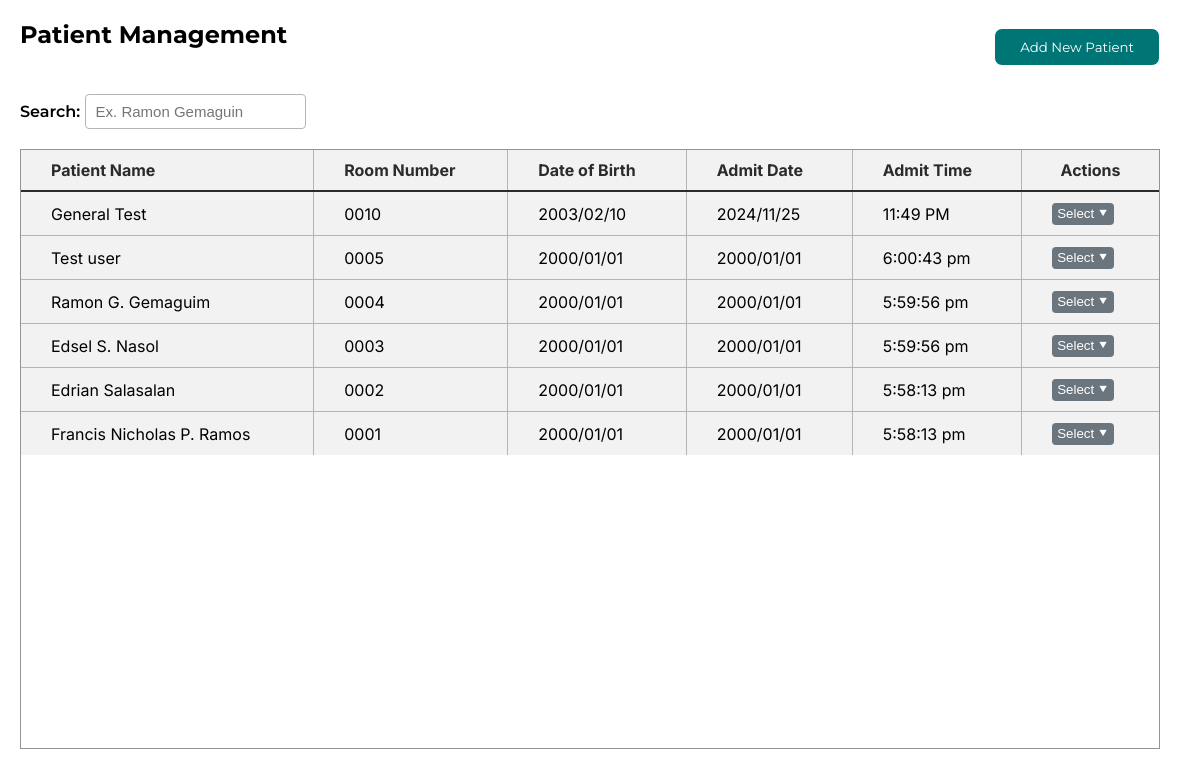
The page /admin/management.php (signed in) on the database its author committed.
### tables this page shows
CREATE TABLE `patient_management` (
  `id` int(11) NOT NULL,
  `patient_name` varchar(255) NOT NULL,
  `room_number` varchar(5) NOT NULL,
  `date_of_birth` varchar(50) NOT NULL,
  `admit_date` varchar(255) NOT NULL,
  `admit_time` varchar(50) NOT NULL,
  `actions` varchar(255) NOT NULL
);

### admin/function/management/display_patient.php (the view, shortened to what this page needs)
<?php
include 'db.php';
$sql = "SELECT id, patient_name, room_number, date_of_birth, admit_date, admit_time FROM patient_management ORDER BY id DESC";
$result = $conn->query($sql);
if ($result->num_rows > 0) {
    while($row = $result->fetch_assoc()) {
        echo "<tr>
                <td>{$row['patient_name']}</td>
                <td>{$row['room_number']}</td>
                <td>{$row['date_of_birth']}</td>
                <td>{$row['admit_date']}</td>
                <td>{$row['admit_time']}</td>
                <td>
                    <div class='dropdown'>
                        <button class='dropdown-button' onclick='toggleDropdown(event)'>Select &#11206;</button>
                        <div class='dropdown-menu'>
                            <a href='#' onclick=\"openEditModal(
                                '{$row['id']}',
                                '{$row['patient_name']}',
                                '{$row['room_number']}',
                                '{$row['date_of_birth']}',
                                '{$row['admit_date']}',
                                '{$row['admit_time']}'
                            )\">Edit</a>
                            <a href='function/management/delete.php?id={$row['id']}' onclick='return confirm(\"Are you sure you want to delete this record PERMANENTLY?\");'>Delete</a>
                        </div>
                    </div>
                </td>
              </tr>";
    }
} else {
    echo "<tr><td colspan='6' style='color: red;'>No records found.</td></tr>";
}
?>

### assets/management.css (style rules this page uses)
* { margin: 0; padding: 0; box-sizing: border-box; }
td, th { border: 1px solid #b4b4b4; padding: 10px 30px 10px 30px; background-color: #f2f2f2; }
tr:last-child td { border-bottom: none; }
td:first-child, th:first-child { border-left: none; }
td:last-child, th:last-child { border-right: none; }

### assets/modal/pop.css (style rules this page uses)
body { font-family: "Montserrat", sans-serif; }

### admin/function/management/delete.css (style rules this page uses)
.dropdown { position: relative; display: inline-block; }
.dropdown-button { padding: 3px 5px 3px 5px; cursor: pointer; border: none; background-color: #6b757d; color: white; border-radius: 4px; }

### rows shown on the page
patient_management: patient_name "General Test", room_number "0010", date_of_birth "2003/02/10", admit_date "2024/11/25", admit_time "11:49 PM"
patient_management: patient_name "Test user", room_number "0005", date_of_birth "2000/01/01", admit_date "2000/01/01", admit_time "6:00:43 pm"
patient_management: patient_name "Ramon G. Gemaguim", room_number "0004", date_of_birth "2000/01/01", admit_date "2000/01/01", admit_time "5:59:56 pm"
patient_management: patient_name "Edsel S. Nasol", room_number "0003", date_of_birth "2000/01/01", admit_date "2000/01/01", admit_time "5:59:56 pm"
patient_management: patient_name "Edrian Salasalan", room_number "0002", date_of_birth "2000/01/01", admit_date "2000/01/01", admit_time "5:58:13 pm"
patient_management: patient_name "Francis Nicholas P. Ramos", room_number "0001", date_of_birth "2000/01/01", admit_date "2000/01/01", admit_time "5:58:13 pm"
